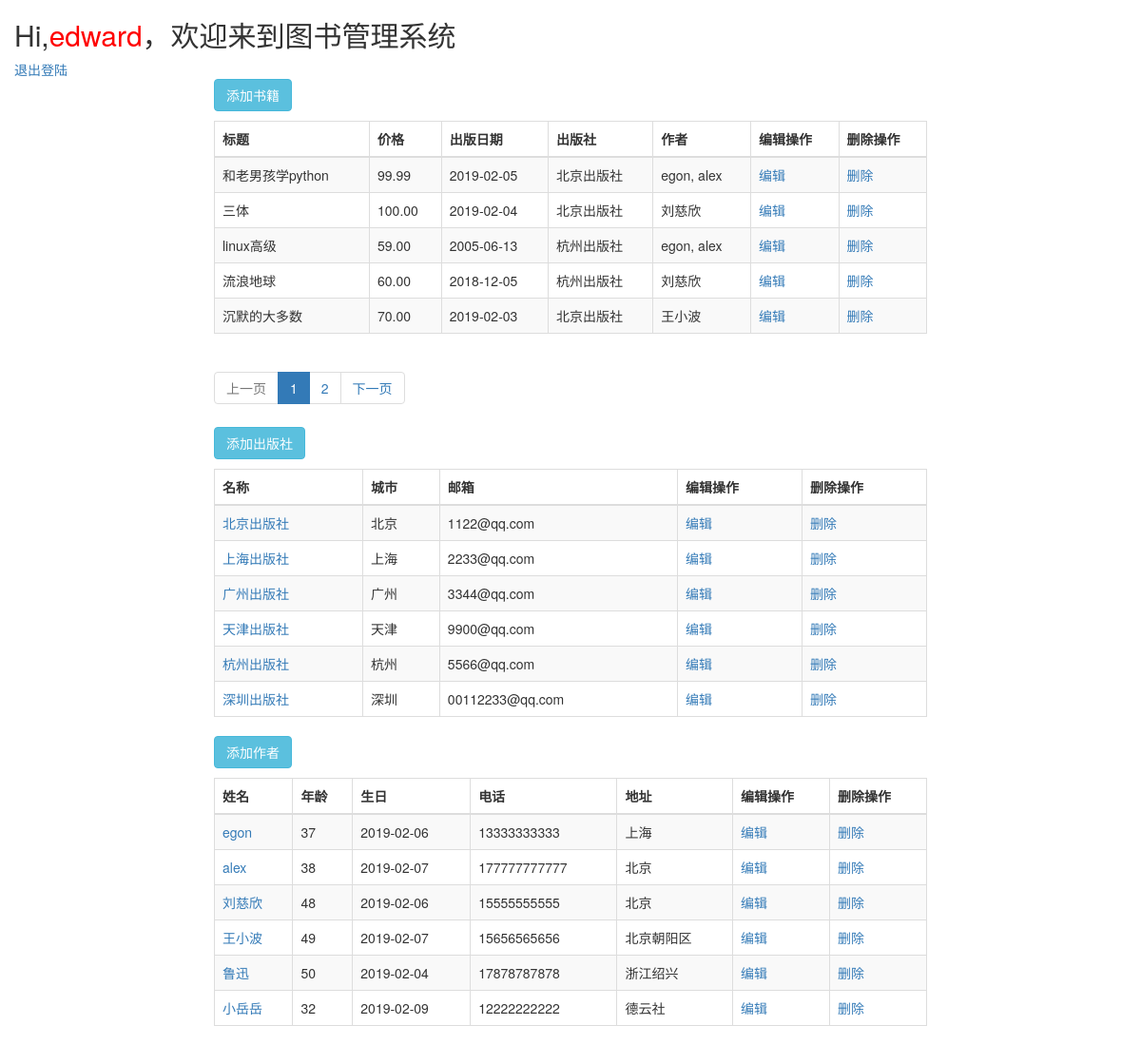
Screenshot of / (signed in) with the database file from the repository.
### crud/models.py (models this page shows, shortened)
class Book(models.Model):
    nid = models.AutoField(primary_key=True)
    title = models.CharField(max_length=32, unique=True)
    pub_date = models.DateField()
    price = models.DecimalField(max_digits=5, decimal_places=2)
    publish = models.ForeignKey(to="Publish", to_field='nid', on_delete=models.CASCADE)
    authors = models.ManyToManyField(to='Author')
    @classmethod
    def get_all(cls):  # 后期修改需求时，只需要修改get_all函数即可
        return cls.objects.all()

class Publish(models.Model):
    nid = models.AutoField(primary_key=True)
    name = models.CharField(max_length=32)
    city = models.CharField(max_length=32)
    email = models.EmailField()
    @classmethod
    def get_all(cls):  # 后期修改需求时，只需要修改get_all函数即可
        return cls.objects.all()

class Author(models.Model):
    nid = models.AutoField(primary_key=True)
    name = models.CharField(max_length=32)
    age = models.IntegerField()
    authordetail = models.OneToOneField(to="AuthorDetail", to_field='nid', on_delete=models.CASCADE)  # 加引号会从全局去找
    @classmethod
    def get_all(cls):  # 后期修改需求时，只需要修改get_all函数即可
        return cls.objects.all()

class AuthorDetail(models.Model):
    nid = models.AutoField(primary_key=True)
    birthday = models.DateField(null=True)
    telephone = models.BigIntegerField()
    addr = models.CharField(max_length=64)

### crud/views/index.py (the view)
# urls.py: re_path('^$', index_view.index, name='book'),
def index(request):
    book_list = Book.get_all()
    publish_list = Publish.get_all()
    author_list = Author.get_all()
    book_paginator = Paginator(book_list, 5)
    current_page_num = int(request.GET.get('page', 1))
    if book_paginator.num_pages > 11:
        if current_page_num - 5 < 1:
            page_range = range(1, 11)
        elif current_page_num + 5 > book_paginator.num_pages:
            page_range = range(book_paginator.num_pages - 10, book_paginator.num_pages + 1)
        else:
            page_range = range(current_page_num - 5, current_page_num + 5)
    else:
        page_range = book_paginator.page_range
    try:
        current_page = book_paginator.page(current_page_num)
    except EmptyPage as e:
        current_page = book_paginator.page(1)
    context = {
        'book_list': book_list,
        'publish_list': publish_list,
        'author_list': author_list,
        'page_range': page_range,
        'current_page': current_page,
        'current_page_num': current_page_num,
    }
    return render(request, 'index.html', context=context)

### templates/index.html (shortened to what this page needs)
{% extends 'base.html' %}
{% block header-info %}
    <h2>Hi,<span class="error_info">{{ request.user.username }}</span>，欢迎来到图书管理系统</h2>
    <span><a href="/logout">退出登陆</a></span>
{% endblock header-info %}
{% block content %}
    {% include 'book/books.html' %}
    {% include 'publish/publishes.html' %}
    {% include 'author/authors.html' %}
{% endblock content %}

### templates/base.html (shortened to what this page needs)
<!DOCTYPE html>
<html lang="en">
<head>
    {% block css_file %}
        <link rel="stylesheet" href="/static/bootstrap/css/bootstrap.css">
        <link rel="stylesheet" href="/static/css/common.css">
    {% endblock css_file %}
</head>
<body>
<div class="header-info">
    {% block header-info %}
    {% endblock header-info %}
</div>
<div class="container">
    <div class="row">
        <div class="col-md-8 col-md-offset-2">
            {% block content %}
            {% endblock content %}
        </div>
    </div>
</div>
</body>
</html>

### templates/book/books.html
<a href="{% url 'crud:add_book' %}" class="btn btn-info btn_vertical">添加书籍</a>
<table id="table" class="table table-bordered table-striped">
    <thead>
    <tr>
        <th>标题</th>
        <th>价格</th>
        <th>出版日期</th>
        <th>出版社</th>
        <th>作者</th>
        <th>编辑操作</th>
        <th>删除操作</th>
    </tr>
    </thead>
    <tbody>
    {% for book in current_page %}
        <tr>
            <td>{{ book.title }}</td>
            <td>{{ book.price }}</td>
            <td>{{ book.pub_date | date:'Y-m-d' }}</td>
            <td>{{ book.publish.name }}</td>
            <td>
                {% for author in book.authors.all %}
                    {% if forloop.last %}
                        <span>{{ author.name }}</span>
                    {% else %}
                        <span>{{ author.name }},</span>
                    {% endif %}
                {% endfor %}
            </td>
            <td><a href="edit/{{ book.pk }}/book">编辑</a></td>
            <td><a href="delete/{{ book.pk }}/book">删除</a></td>
        </tr>
    {% endfor %}
    </tbody>
</table>
{% include 'paginator.html' %}

### templates/paginator.html
<nav aria-label="Page navigation">
    <ul class="pagination">
        {% if current_page.has_previous %}
            <li>
                <a href="?page={{ current_page.previous_page_number }}" aria-label="Previous">
                    <span aria-hidden="true">上一页</span>
                </a>
            </li>
        {% else %}
            <li class="disabled">
                <a href="" aria-label="Previous">
                    <span aria-hidden="true">上一页</span>
                </a>
            </li>
        {% endif %}
        {% for item in page_range %}
            {% if current_page_num == item %}
                <li class="active">
                    <a href="?page={{ item }}">{{ item }}</a>
                </li>
            {% else %}
                <li>
                    <a href="?page={{ item }}">{{ item }}</a>
                </li>
            {% endif %}
        {% endfor %}
        {% if current_page.has_next %}
            <li>
                <a href="?page={{ current_page.next_page_number }}" aria-label="Next">
                    <span aria-hidden="true">下一页</span>
                </a>
            </li>
        {% else %}
            <li disabled="">
                <a href="" aria-label="Next">
                    <span aria-hidden="true">下一页</span>
                </a>
            </li>
        {% endif %}
    </ul>
</nav>

### templates/publish/publishes.html
<a href="{% url 'crud:add_publish' %}" class="btn btn-info btn_vertical">添加出版社</a>
<table class="table table-bordered table-striped">
    <thead>
    <tr>
        <th>名称</th>
        <th>城市</th>
        <th>邮箱</th>
        <th>编辑操作</th>
        <th>删除操作</th>
    </tr>
    </thead>
    <tbody>
    {% for publish in publish_list %}
        <tr>
            <td><a href="show_publish_book/{{ publish.pk }}">{{ publish.name }}</a></td>
            <td>{{ publish.city }}</td>
            <td> {{ publish.email }}</td>
            <td><a href="edit/{{ publish.pk }}/publish">编辑</a></td>
            <td><a href="delete/{{ publish.pk }}/publish">删除</a></td>
        </tr>
    {% endfor %}
    </tbody>
</table>

### templates/author/authors.html
<a href="{% url 'crud:add_author' %}" class="btn btn-info btn_vertical">添加作者</a>
<table class="table table-bordered table-striped">
    <thead>
    <tr>
        <th>姓名</th>
        <th>年龄</th>
        <th>生日</th>
        <th>电话</th>
        <th>地址</th>
        <th>编辑操作</th>
        <th>删除操作</th>
    </tr>
    </thead>
    <tbody>
    {% for author in author_list %}
        <tr>
            <td><a href="show_author_book/{{ author.pk }}">{{ author.name }}</a></td>
            <td>{{ author.age }}</td>
            <td> {{ author.authordetail.birthday | date:'Y-m-d' }}</td>
            <td>{{ author.authordetail.telephone }}</td>
            <td>{{ author.authordetail.addr }}</td>
            <td><a href="edit/{{ author.pk }}/author">编辑</a></td>
            <td><a href="delete/{{ author.pk }}/author">删除</a></td>
        </tr>
    {% endfor %}
    </tbody>
</table>

### crud/static/css/common.css (style rules this page uses)
.btn_vertical { margin-bottom: 10px; }
.error_info { color: red; }
.header-info { margin-left:15px; }

### rows the page displays
Book: title "和老男孩学python", price "99.99", pub_date "2019-02-05", publish.name "北京出版社"
Author: name "egon", age "37", authordetail.birthday "2019-02-06", authordetail.telephone "13333333333", authordetail.addr "上海"
Author: name "alex", age "38", authordetail.birthday "2019-02-07", authordetail.telephone "177777777777", authordetail.addr "北京"
Book: title "三体", price "100.00", pub_date "2019-02-04", publish.name "北京出版社"
Author: name "刘慈欣", age "48", authordetail.birthday "2019-02-06", authordetail.telephone "15555555555", authordetail.addr "北京"
Book: title "linux高级", price "59.00", pub_date "2005-06-13", publish.name "杭州出版社"
Book: title "流浪地球", price "60.00", pub_date "2018-12-05", publish.name "杭州出版社"
Book: title "沉默的大多数", price "70.00", pub_date "2019-02-03", publish.name "北京出版社"
Author: name "王小波", age "49", authordetail.birthday "2019-02-07", authordetail.telephone "15656565656", authordetail.addr "北京朝阳区"
Publish: name "北京出版社", city "北京", email "1122@qq.com"
Publish: name "上海出版社", city "上海", email "2233@qq.com"
Publish: name "广州出版社", city "广州", email "3344@qq.com"
Publish: name "天津出版社", city "天津", email "9900@qq.com"
Publish: name "杭州出版社", city "杭州", email "5566@qq.com"
Publish: name "深圳出版社", city "深圳", email "00112233@qq.com"
Author: name "鲁迅", age "50", authordetail.birthday "2019-02-04", authordetail.telephone "17878787878", authordetail.addr "浙江绍兴"
Author: name "小岳岳", age "32", authordetail.birthday "2019-02-09", authordetail.telephone "12222222222", authordetail.addr "德云社"

### other values shown
{{ request.user.username }} "edward"
{{ item }} "1"
{{ item }} "2"
